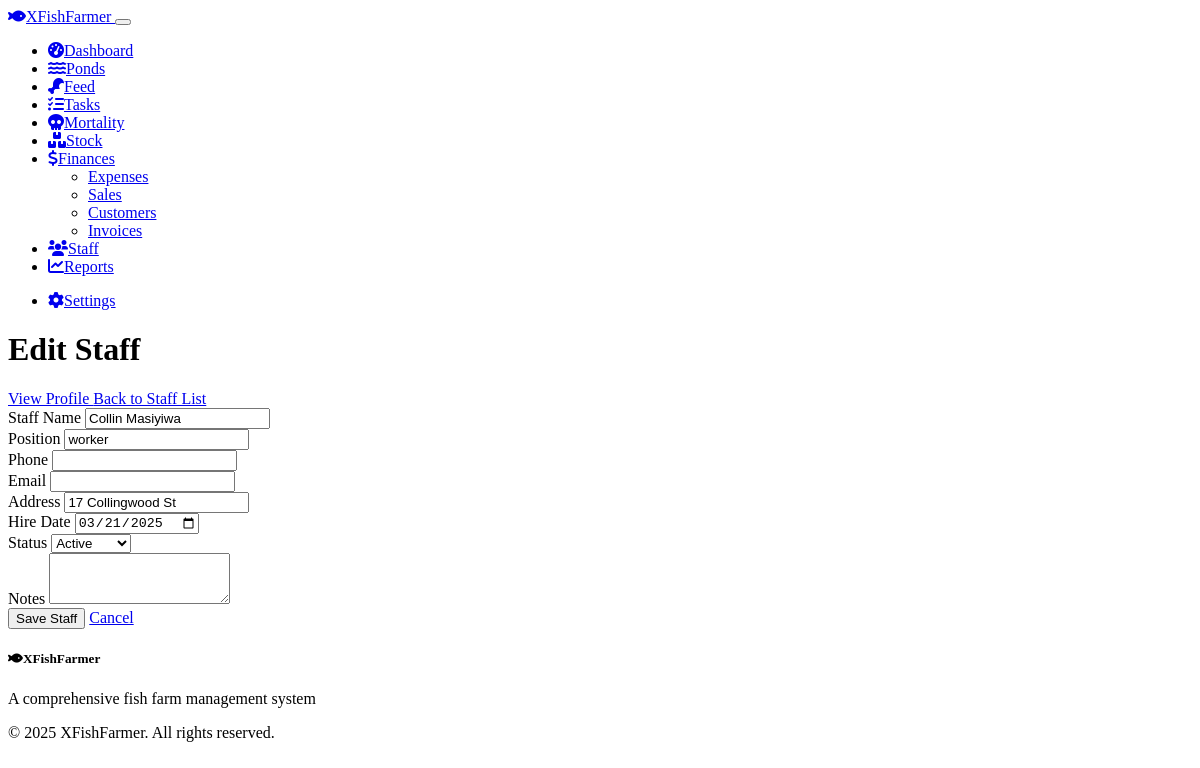
Screenshot of /staff/1/edit with the database file from the repository.
### models.py (models this page shows, shortened)
class Staff(db.Model):
    id = db.Column(db.Integer, primary_key=True)
    name = db.Column(db.String(100), nullable=False)
    position = db.Column(db.String(100), nullable=True)
    phone = db.Column(db.String(20), nullable=True)
    email = db.Column(db.String(100), nullable=True)
    address = db.Column(db.String(200), nullable=True)
    hire_date = db.Column(db.Date, nullable=False, default=date.today)
    status = db.Column(db.String(20), default='active')  # active, inactive, on leave
    notes = db.Column(db.Text, nullable=True)
    date_created = db.Column(db.DateTime, default=datetime.utcnow)
    date_updated = db.Column(db.DateTime, default=datetime.utcnow, onupdate=datetime.utcnow)
    tasks = db.relationship('Task', backref='assigned_to', lazy=True)

### routes.py (the view)
@app.route('/staff/<int:staff_id>/edit', methods=['GET', 'POST'])
def edit_staff(staff_id):
    staff = Staff.query.get_or_404(staff_id)
    form = StaffForm(obj=staff)
    if form.validate_on_submit():
        form.populate_obj(staff)
        db.session.commit()
        flash('Staff information updated successfully!', 'success')
        return redirect(url_for('staff'))
    return render_template('staff/edit.html', form=form, staff=staff, title='Edit Staff')

### forms.py
class StaffForm(FlaskForm):
    name = StringField('Staff Name', validators=[DataRequired()])
    position = StringField('Position', validators=[Optional()])
    phone = StringField('Phone', validators=[Optional()])
    email = StringField('Email', validators=[Optional(), Email()])
    address = StringField('Address', validators=[Optional()])
    hire_date = DateField('Hire Date', default=date.today, format='%Y-%m-%d')
    status = SelectField('Status', choices=[
        ('active', 'Active'),
        ('inactive', 'Inactive'),
        ('on_leave', 'On Leave')
    ], default='active')
    notes = TextAreaField('Notes', validators=[Optional()])
    submit = SubmitField('Save Staff')

### templates/staff/edit.html (shortened to what this page needs)
{% extends 'layout.html' %}
{% block content %}
<div class="container mt-4">
    <div class="d-flex justify-content-between align-items-center mb-4">
        <h1>{{ title }}</h1>
        <div>
            <a href="{{ url_for('view_staff', staff_id=staff.id) }}" class="btn btn-outline-primary">
                 View Profile
            </a>
            <a href="{{ url_for('staff') }}" class="btn btn-outline-secondary">
                 Back to Staff List
            </a>
        </div>
    </div>
    <div class="card shadow-sm">
        <div class="card-body">
            <form method="POST">
                <div class="row mb-3">
                    <div class="col-md-6">
                        <div class="mb-3">
                            {{ form.name.label(class="form-label") }}
                            {{ form.name(class="form-control") }}
                        </div>
                    </div>
                    <div class="col-md-6">
                        <div class="mb-3">
                            {{ form.position.label(class="form-label") }}
                            {{ form.position(class="form-control") }}
                        </div>
                    </div>
                </div>
                <div class="row mb-3">
                    <div class="col-md-6">
                        <div class="mb-3">
                            {{ form.phone.label(class="form-label") }}
                            {{ form.phone(class="form-control") }}
                        </div>
                    </div>
                    <div class="col-md-6">
                        <div class="mb-3">
                            {{ form.email.label(class="form-label") }}
                            {{ form.email(class="form-control") }}
                        </div>
                    </div>
                </div>
                <div class="row mb-3">
                    <div class="col-md-12">
                        <div class="mb-3">
                            {{ form.address.label(class="form-label") }}
                            {{ form.address(class="form-control") }}
                        </div>
                    </div>
                </div>
                <div class="row mb-3">
                    <div class="col-md-6">
                        <div class="mb-3">
                            {{ form.hire_date.label(class="form-label") }}
                            {{ form.hire_date(class="form-control") }}
                        </div>
                    </div>
                    <div class="col-md-6">
                        <div class="mb-3">
                            {{ form.status.label(class="form-label") }}
                            {{ form.status(class="form-select") }}
                        </div>
                    </div>
                </div>
                <div class="mb-3">
                    {{ form.notes.label(class="form-label") }}
                    {{ form.notes(class="form-control", rows=3) }}
                </div>
                <div class="mt-4">
                    {{ form.submit(class="btn btn-primary") }}
                    <a href="{{ url_for('staff') }}" class="btn btn-outline-secondary">Cancel</a>
                </div>
            </form>
        </div>
    </div>
</div>
{% endblock %}

### rows the page displays
Staff: name "Collin Masiyiwa", position "worker", address "17 Collingwood St", hire_date "03/21/2025", status "Active"

### other values shown
{{ title }} "Edit Staff"
